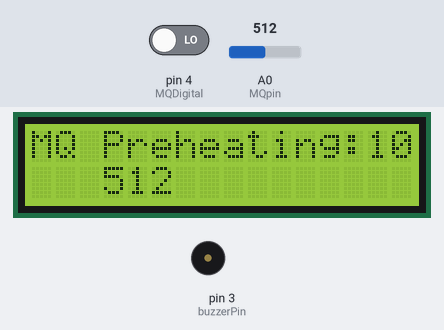
Bench run of a sketch on a simulated Arduino Uno, built with avr-gcc and run on an emulated ATmega328P. Parts: 16×2 character LCD, buzzer (waves = sounding). Inputs (shaded band) come from the test bench; at power-on: A0 (MQpin) = 512, pin 4 (MQDigital) LOW. What the sketch prints to the serial monitor is not drawn.

Above: at 1.2 s.
1.3 s: A0 (MQpin) set to 390
At 2.7 s:
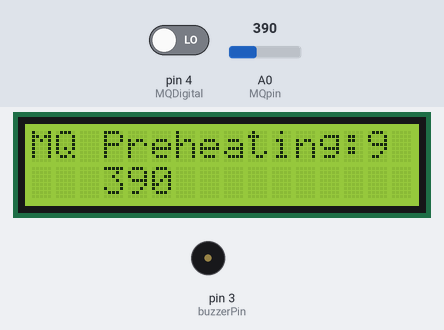
5.6 s: A0 (MQpin) set to 410
At 7.4 s:
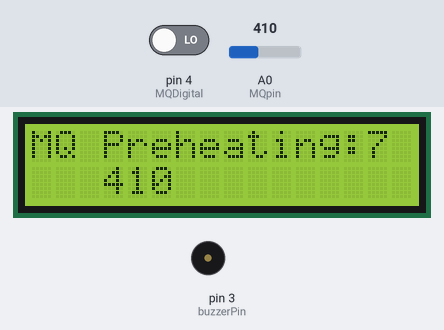
9.6 s: A0 (MQpin) set to 511
At 22.1 s:
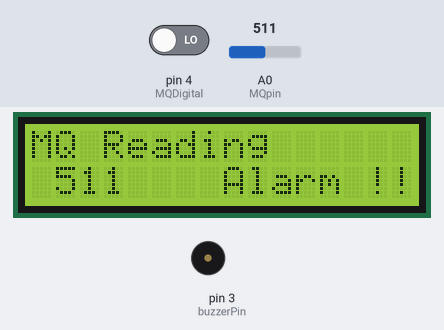
Timing chart, 0 to 22.4 s (numbered marks = the images above; inputs shaded):
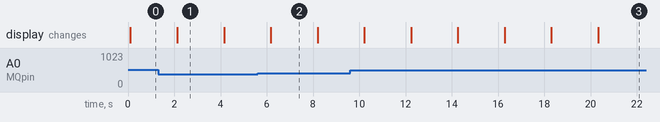

Measured:
- what the display in image 2 shows lasts 2.0 s, from 6.2 s to 8.2 s

The sketch:

mqAnalog.ino
```cpp
#include <Wire.h>
#include <LiquidCrystal_I2C.h>

#define greenLED 5
#define redLED 6
#define CO2threshold 400
#define buzzerPin 3

#define MQpin 		A0
#define MQDigital 4
#include "./modules/led.h"
#include "./modules/buzzer.h"

const int  en = 2, rw = 1, rs = 0, d4 = 4, d5 = 5, d6 = 6, d7 = 7, bl = 3;
const int i2c_addr = 0x26;
LiquidCrystal_I2C lcd(i2c_addr, en, rw, rs, d4, d5, d6, d7, bl, POSITIVE);

int alarmCounter = 10;
const int MQisOn = LOW;
const float analogThreshold = 300;

void setup(){
	Serial.begin(9600);
	initLED(greenLED);
	initLED(redLED);
  initBuzzer(buzzerPin);
	lcd.begin(16,2);
	lcd.backlight();
	pinMode(MQpin, INPUT);
	pinMode(MQDigital, INPUT);
}
void loop(){
	lcd.clear();
	doLED(greenLED,HIGH);
	if(alarmCounter > 0){
		doLED(redLED,HIGH);
		Serial.print("delaying ");
		Serial.println(alarmCounter);

		int analogSensor = analogRead(MQpin);
		lcd.setCursor(0,0);
		lcd.print("MQ Preheating:");
		lcd.setCursor(14,0);
		lcd.print(alarmCounter);
		lcd.setCursor(3,1);
		lcd.print(analogSensor);

		alarmCounter--;
		delay(1000);
	}else{
		int analogSensor = analogRead(MQpin);
		int stat = digitalRead(MQDigital);

		Serial.print("MQ Reading: ");
		Serial.print(analogSensor);
		Serial.print("   ");
		Serial.println(stat);

		lcd.setCursor(0,0);
		lcd.print("MQ Reading");
		lcd.setCursor(1,1);
		lcd.print(analogSensor);
		lcd.setCursor(8,1);
    int isAlarm = stat==MQisOn || analogSensor >= analogThreshold ? 1 : 0;
		lcd.print(isAlarm>0 ? "Alarm !!" : "Fine :)");

		if(isAlarm > 0){
			doLED(redLED,HIGH);
      doBuzzerOn(buzzerPin);
		}
		else{
			doLED(redLED,LOW);
		}
		delay(500);
	}
	delay(500);
	doLED(redLED,LOW);
	doLED(greenLED,LOW);
	delay(500);
}
```

buzzer.h
```cpp
//////////////////////////////////////////
// buzzer v2
float sinVal;
int toneVal;
void doBuzzerOn(int pin){
	for(int hz = 440; hz < 1000; hz++){
		tone(pin, hz, 50);
		delay(1);
	}
    noTone(pin);
	delay(500);
}
void doBuzzerOff(int pin){
	noTone(pin);
}

void initBuzzer(int pin){
	pinMode(pin,OUTPUT);
}
```

led.h
```cpp
void doLights(){
/*	if(setAlarm == HIGH){
		digitalWrite(greenLED,LOW);
		digitalWrite(redLED,HIGH);
		delay(50);
		digitalWrite(redLED,LOW);
		delay(150);
		digitalWrite(redLED,HIGH);
		delay(250);
		digitalWrite(redLED,LOW);
		delay(350);
	}
	else{
		digitalWrite(redLED,LOW);
		digitalWrite(greenLED,HIGH);
		delay(500);
		digitalWrite(greenLED,LOW);
		delay(500);
	}*/
}

void doLED(int pin, int signal){
	digitalWrite(pin,signal);
}

void initLED(int Pin){
	pinMode(Pin,OUTPUT);
	doLED(Pin,HIGH);
	delay(10);
	doLED(Pin,LOW);
}
```
